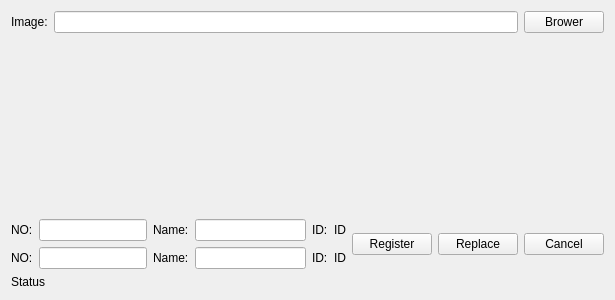
<?xml version="1.0" encoding="UTF-8"?>
<ui version="4.0">
 <class>CFrmRegisterImage</class>
 <widget class="QWidget" name="CFrmRegisterImage">
  <property name="geometry">
   <rect>
    <x>0</x>
    <y>0</y>
    <width>615</width>
    <height>300</height>
   </rect>
  </property>
  <property name="windowTitle">
   <string>Register from image</string>
  </property>
  <layout class="QGridLayout" name="gridLayout">
   <item row="0" column="0" colspan="2">
    <layout class="QHBoxLayout" name="horizontalLayout">
     <item>
      <widget class="QLabel" name="label">
       <property name="text">
        <string>Image:</string>
       </property>
      </widget>
     </item>
     <item>
      <widget class="QLineEdit" name="leFile">
       <property name="sizePolicy">
        <sizepolicy hsizetype="Expanding" vsizetype="Preferred">
         <horstretch>0</horstretch>
         <verstretch>0</verstretch>
        </sizepolicy>
       </property>
      </widget>
     </item>
     <item>
      <widget class="QPushButton" name="pbBrower">
       <property name="sizePolicy">
        <sizepolicy hsizetype="Preferred" vsizetype="Preferred">
         <horstretch>0</horstretch>
         <verstretch>0</verstretch>
        </sizepolicy>
       </property>
       <property name="text">
        <string>Brower</string>
       </property>
      </widget>
     </item>
    </layout>
   </item>
   <item row="1" column="0">
    <widget class="CFrmDisplay" name="wgImage" native="true">
     <property name="sizePolicy">
      <sizepolicy hsizetype="Expanding" vsizetype="Expanding">
       <horstretch>0</horstretch>
       <verstretch>0</verstretch>
      </sizepolicy>
     </property>
    </widget>
   </item>
   <item row="1" column="1">
    <widget class="CFrmDisplay" name="wgOldImage" native="true">
     <property name="sizePolicy">
      <sizepolicy hsizetype="Expanding" vsizetype="Expanding">
       <horstretch>0</horstretch>
       <verstretch>0</verstretch>
      </sizepolicy>
     </property>
    </widget>
   </item>
   <item row="2" column="0" colspan="2">
    <layout class="QHBoxLayout" name="horizontalLayout_4">
     <item>
      <layout class="QVBoxLayout" name="verticalLayout">
       <item>
        <layout class="QHBoxLayout" name="horizontalLayout_3">
         <item>
          <widget class="QLabel" name="label_2">
           <property name="text">
            <string>NO:</string>
           </property>
          </widget>
         </item>
         <item>
          <widget class="QLineEdit" name="leNo">
           <property name="sizePolicy">
            <sizepolicy hsizetype="Minimum" vsizetype="Fixed">
             <horstretch>0</horstretch>
             <verstretch>0</verstretch>
            </sizepolicy>
           </property>
          </widget>
         </item>
         <item>
          <widget class="QLabel" name="label_3">
           <property name="text">
            <string>Name:</string>
           </property>
          </widget>
         </item>
         <item>
          <widget class="QLineEdit" name="leName">
           <property name="sizePolicy">
            <sizepolicy hsizetype="Expanding" vsizetype="Fixed">
             <horstretch>0</horstretch>
             <verstretch>0</verstretch>
            </sizepolicy>
           </property>
          </widget>
         </item>
         <item>
          <widget class="QLabel" name="label_4">
           <property name="text">
            <string>ID:</string>
           </property>
          </widget>
         </item>
         <item>
          <widget class="QLabel" name="lbID">
           <property name="text">
            <string>ID</string>
           </property>
          </widget>
         </item>
        </layout>
       </item>
       <item>
        <layout class="QHBoxLayout" name="horizontalLayout_2">
         <item>
          <widget class="QLabel" name="lbNoOld">
           <property name="text">
            <string>NO:</string>
           </property>
          </widget>
         </item>
         <item>
          <widget class="QLineEdit" name="leNoOld">
           <property name="sizePolicy">
            <sizepolicy hsizetype="Minimum" vsizetype="Fixed">
             <horstretch>0</horstretch>
             <verstretch>0</verstretch>
            </sizepolicy>
           </property>
           <property name="readOnly">
            <bool>true</bool>
           </property>
          </widget>
         </item>
         <item>
          <widget class="QLabel" name="lbNameOld">
           <property name="text">
            <string>Name:</string>
           </property>
          </widget>
         </item>
         <item>
          <widget class="QLineEdit" name="leNameOld">
           <property name="sizePolicy">
            <sizepolicy hsizetype="Expanding" vsizetype="Fixed">
             <horstretch>0</horstretch>
             <verstretch>0</verstretch>
            </sizepolicy>
           </property>
           <property name="readOnly">
            <bool>true</bool>
           </property>
          </widget>
         </item>
         <item>
          <widget class="QLabel" name="lbOldID">
           <property name="text">
            <string>ID:</string>
           </property>
          </widget>
         </item>
         <item>
          <widget class="QLabel" name="lbIDOld">
           <property name="text">
            <string>ID</string>
           </property>
          </widget>
         </item>
        </layout>
       </item>
      </layout>
     </item>
     <item>
      <widget class="QPushButton" name="pbRegister">
       <property name="sizePolicy">
        <sizepolicy hsizetype="Minimum" vsizetype="Fixed">
         <horstretch>0</horstretch>
         <verstretch>0</verstretch>
        </sizepolicy>
       </property>
       <property name="text">
        <string>Register</string>
       </property>
      </widget>
     </item>
     <item>
      <widget class="QPushButton" name="pbReplace">
       <property name="text">
        <string>Replace</string>
       </property>
      </widget>
     </item>
     <item>
      <widget class="QPushButton" name="pbCancel">
       <property name="text">
        <string>Cancel</string>
       </property>
      </widget>
     </item>
    </layout>
   </item>
   <item row="3" column="0">
    <widget class="QLabel" name="lbStatus">
     <property name="text">
      <string>Status</string>
     </property>
    </widget>
   </item>
  </layout>
 </widget>
 <customwidgets>
  <customwidget>
   <class>CFrmDisplay</class>
   <extends>QWidget</extends>
   <header location="global">FrmDisplay.h</header>
   <container>1</container>
  </customwidget>
 </customwidgets>
 <resources/>
 <connections/>
</ui>
